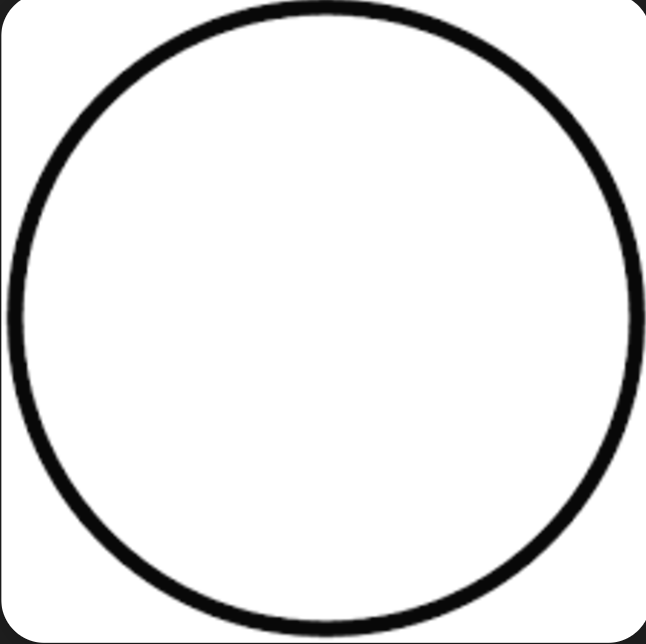
#> input picture src/img/circulo.png, 646 x 644 px, given in place of the camera
$ python programa5.py
#> lines starting #> are read from the running program, lines starting #| are printed output that depends on the picture; after the words box and inside, x2 and y2 are one past the last pixel; in counts of white or black regions, pixels touching at a corner belong together
import cv2
import numpy as np

scala_reference = 20.0
reference_width = None

cap = cv2.VideoCapture(0)

while True:
    ret, frame = cap.read()
#> frame is the input picture: shape (644, 646, 3); min 8, max 255, mean 235
    if not ret:
        break

    gray = cv2.cvtColor(frame, cv2.COLOR_BGR2GRAY)
    blurred = cv2.GaussianBlur(gray, (5, 5), 0)
    edges = cv2.Canny(blurred, 50, 150)
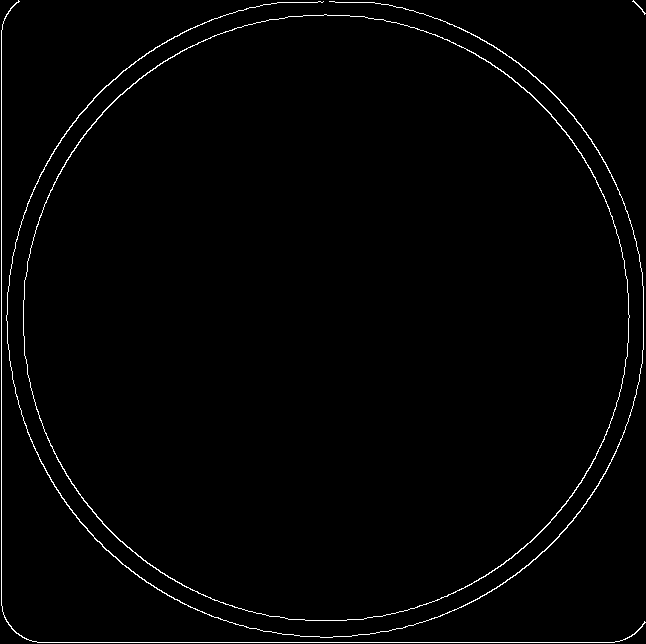
#> edges: shape (644, 646); 1.4% white in thin lines or dots
    countours, _ = cv2.findContours(edges, cv2.RETR_EXTERNAL, cv2.CHAIN_APPROX_SIMPLE)
#> countours = 4 contours, 1 with area under 20; largest, box (x1, y1, x2, y2) and area: (23, 14, 630, 621) 288686, (6, 1, 644, 638) 557, (1, 0, 646, 643) 49
    cv2.drawContours(frame, countours, -1, (0, 255, 0), 2)
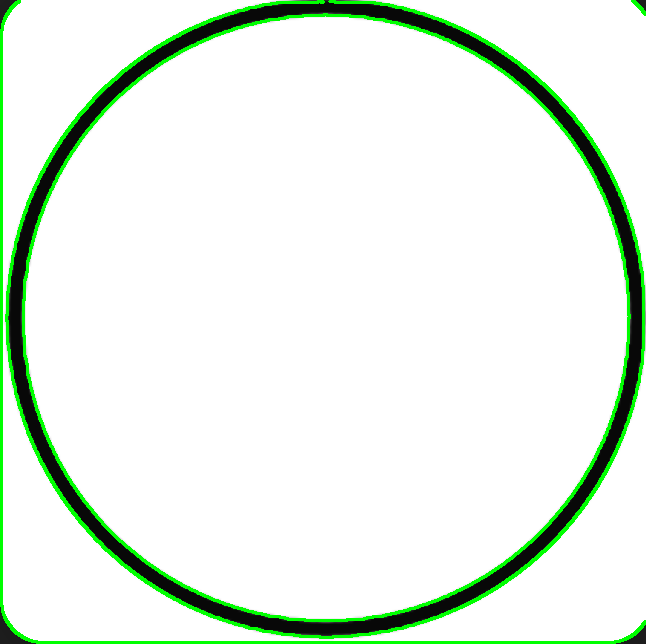
#> frame: shape (644, 646, 3); 4.34% of pixels changed, all inside (x1, y1, x2, y2) = (0, 0, 646, 644)
    cv2.imshow("contornos de obejetos ", frame)

    if cv2.waitKey(1) & 0xFF == ord('q'):
#> (key q is pressed here)
        break

cap.release()
cv2.destroyAllWindows()

$ run again, on src/img/cuadrado.png
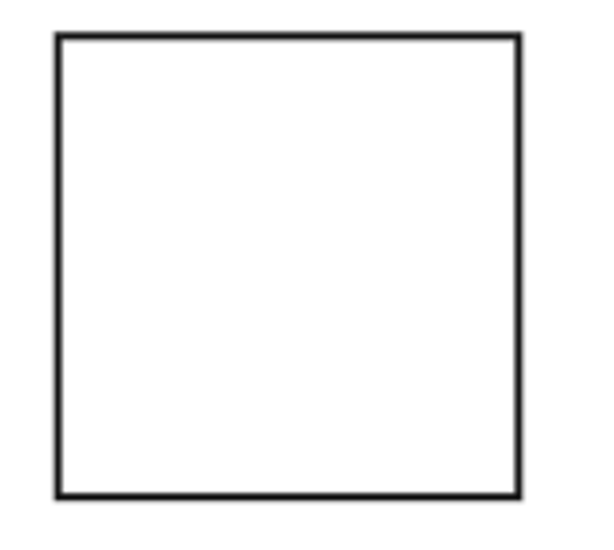
#> input picture src/img/cuadrado.png, 614 x 550 px, given in place of the camera
#> frame is the input picture: shape (550, 614, 3); min 8, max 255, mean 244.7
#> `edges = cv2.Canny(blurred, 50, 150)`:
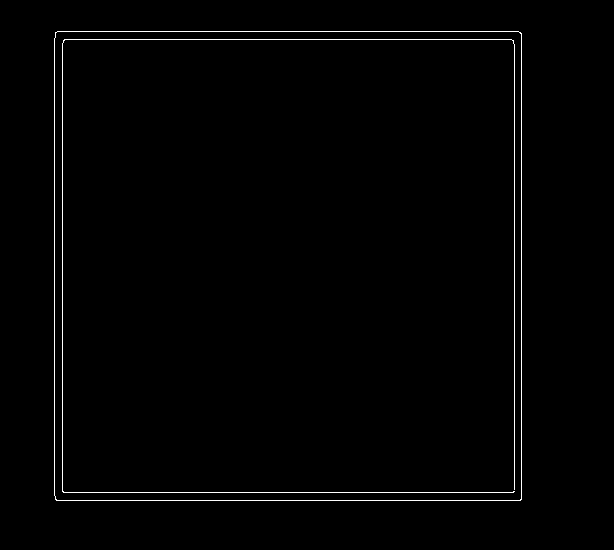
#> edges: shape (550, 614); 1.1% white in thin lines or dots, all inside (x1, y1, x2, y2) = (54, 31, 522, 501)
#> countours = 1 contour; box (x1, y1, x2, y2) and area: (54, 31, 522, 501) 219006
#> `cv2.drawContours(frame, countours, -1, (0, 255, 0), 2)`:
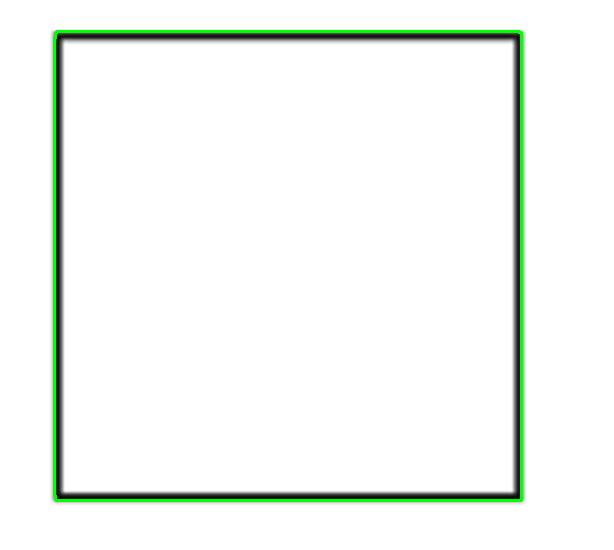
#> frame: shape (550, 614, 3); 1.66% of pixels changed, all inside (x1, y1, x2, y2) = (53, 30, 523, 502)
